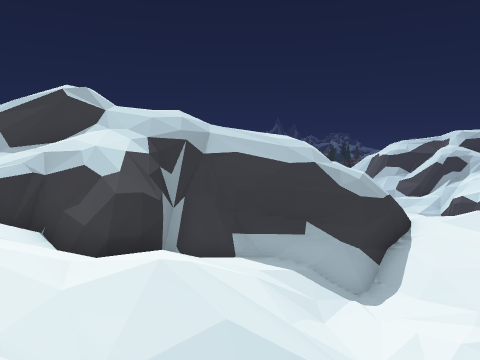
View 1 (above)

23 first-person views from a walk through a scene from a Unity 3-D project. The camera is 1.3 m above the floor, tilts 6° down and sees 70° across. The floor is counted in squares, 2 m on a side. Each view is taken from the middle of a square. On the plan, view 1 faces up. The plan holds only what a view shows up to about 10 squares ahead; the rest is blank. The place goes on beyond the plan. Some animated figures are not drawn.

View 2
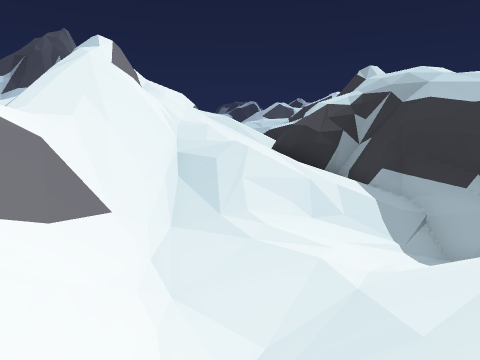

View 3
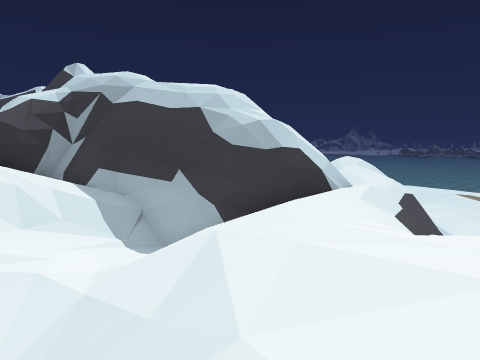

View 4
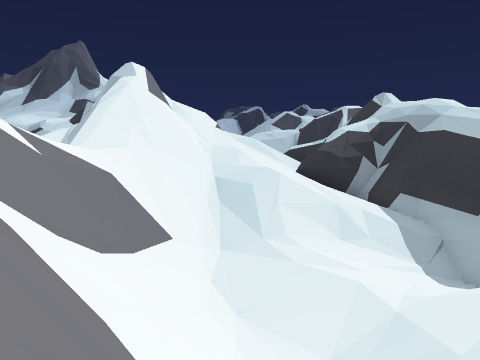

View 5
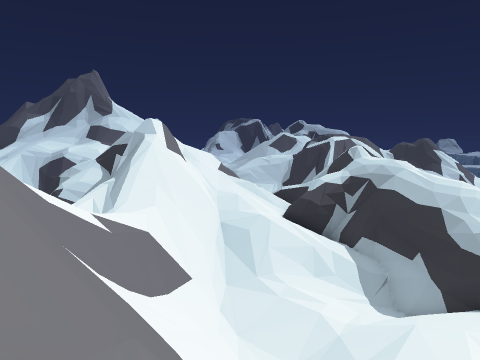

View 6
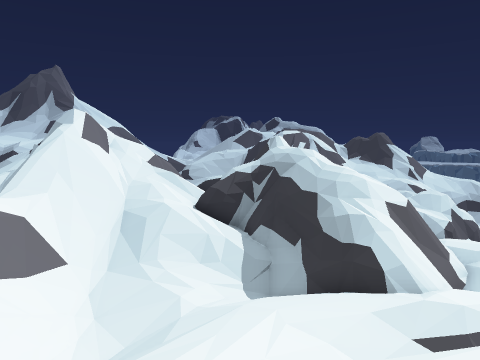

View 7
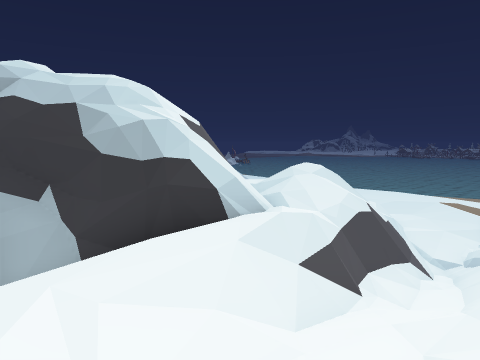

View 8
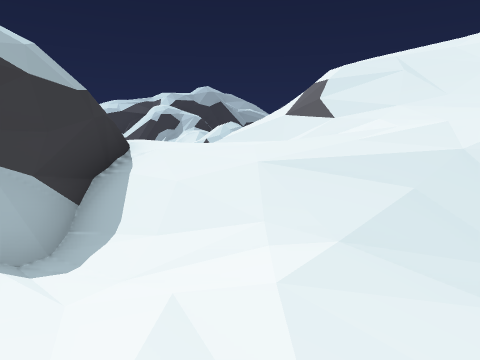

View 9
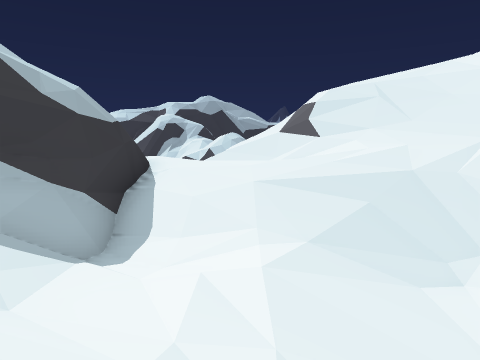

View 10
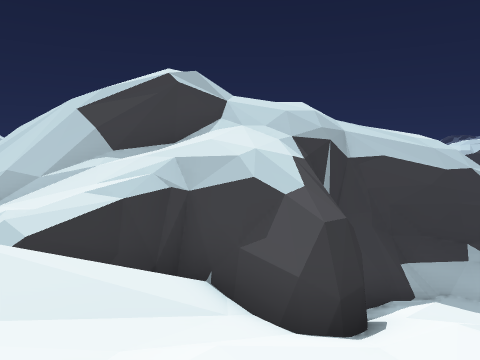

View 11
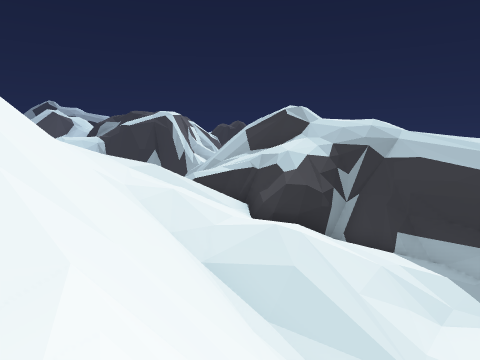

View 12
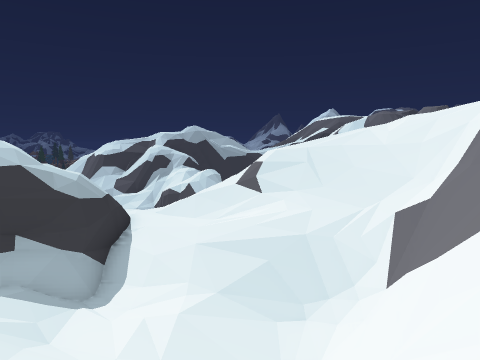

View 13
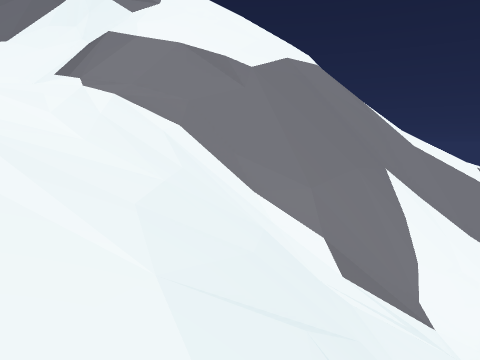

View 14
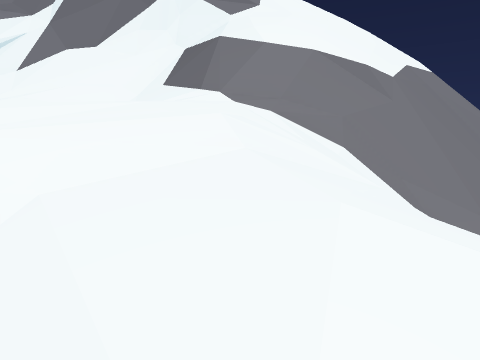

View 15
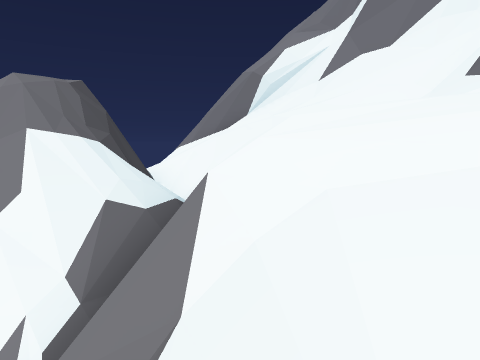

View 16
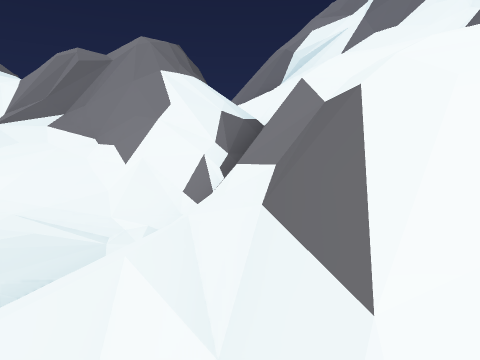

View 17
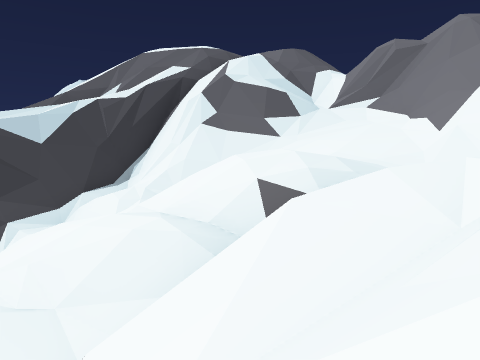

View 18
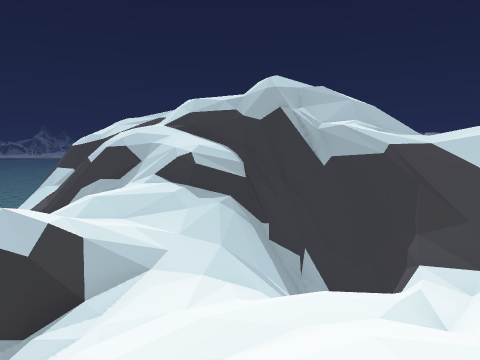

View 19
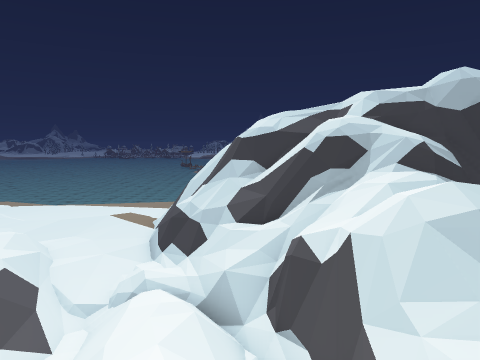

View 20
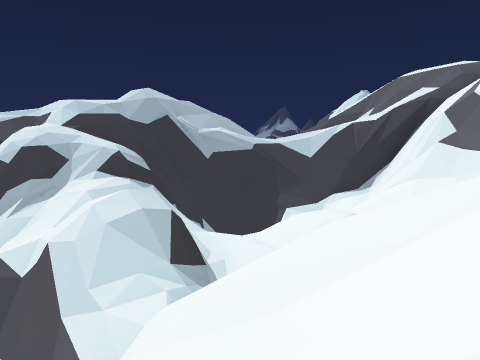

View 21
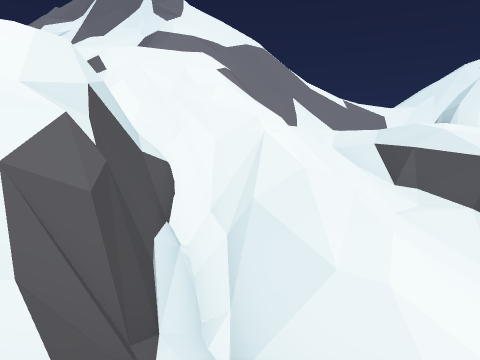

View 22
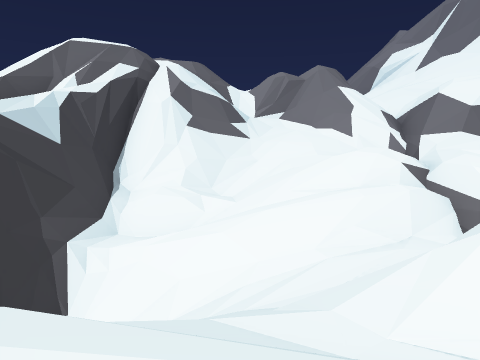

View 23
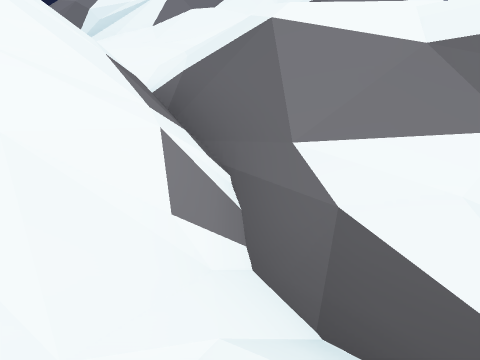

### Floor plan
Key: @ floor where view 1 was taken; # wall or solid block; . main floor; : floor 0.75 m higher than the main floor; - floor 0.75 m lower than the main floor; _ floor 1.5 m lower than the main floor; + floor 1.75 m higher than the main floor; < floor 2.25 m lower than the main floor; ( floor 3.25 m lower than the main floor; * floor 4.75 m higher than the main floor; ! floor 5.5 m lower than the main floor; % floor 6.5 m higher than the main floor; & floor 7.25 m higher than the main floor; / step, stairs or slope; = window, fence, low wall or low ledge; ^ raised ledge; v drop or lower ground.
Columns run from 7 left of view 1 to 20 right of it. Each row starts with its distance up from view 1.
 21           //!!  #///////#
 20           /#/!//=/#/v=#v##
 19            /#////////+//###
 18             #/////#=///// #
 17             //////#//////###
 16            /v/////#//=-///_#
 15           /./#///=#///-/////
 14           ///v///=#/////////
 13           #//#///=//=/=////=
 12          /v#/#//v/////=/////
 11          ///=////////+// +//
 10      //////v#.//#/==/=+//+//
  9 =v//%/=/v#=#/.//##///#//:///
  8 */#v/v###=///..///// /#////#
  7 v/////////<///..////////=//#
  6  //vv#///_<_/////////%//###=
  5   v//////__///////////%/##=#
  4    ///+/////(/////////&&////
  3   /////////(//////////&& ///
  2   ///////////=######=//   //
  1     /////##//#^^  v##/// ///
  0     ///@#/####=vvv////=/////
 -1       //////vvvvv///////####
 -2       =//      /////###^^^
 -3       v

Where each view was taken, in squares from view 1:
view 1: 0 up, 0 right, facing up
view 2: 4 up, 9 right, facing left
view 3: 4 up, 9 right, facing up-left
view 4: 3 up, 10 right, facing left
view 5: 3 up, 13 right, facing left
view 6: 7 up, 13 right, facing left
view 7: 7 up, 9 right, facing up-left
view 8: 4 up, 2 right, facing up-right
view 9: 3 up, 1 right, facing up-right
view 10: 2 up, 3 left, facing up
view 11: 1 down, 3 right, facing up-left
view 12: 0 up, 0 right, facing up-right
view 13: 9 up, 11 right, facing down
view 14: 8 up, 14 right, facing down
view 15: 8 up, 14 right, facing down-right
view 16: 11 up, 13 right, facing down-right
view 17: 12 up, 12 right, facing right
view 18: 11 up, 16 right, facing up
view 19: 11 up, 10 right, facing up
view 20: 10 up, 10 right, facing up-right
view 21: 19 up, 10 right, facing down
view 22: 19 up, 13 right, facing down-right
view 23: 10 up, 17 right, facing down
